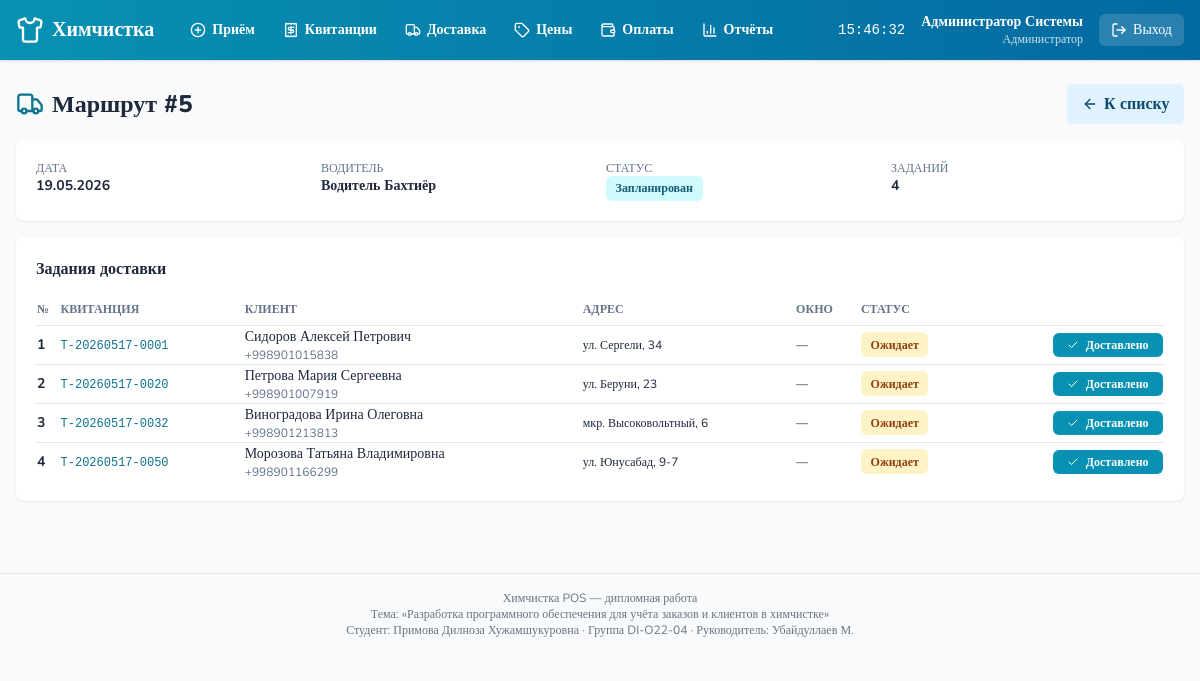
/delivery/route/5/ (signed in), run on the app's committed database.
### accounts/models.py (models this page shows, shortened)
class User(AbstractUser):
    ROLE_CHOICES = [
        ('admin', 'Администратор'),
        ('cashier', 'Кассир'),
        ('operator', 'Оператор'),
        ('driver', 'Водитель'),
    ]
    role = models.CharField('Роль', max_length=20, choices=ROLE_CHOICES, default='cashier')
    phone = models.CharField('Телефон', max_length=32, blank=True)
    full_name = models.CharField('ФИО', max_length=160, blank=True)
    class Meta:
        verbose_name = 'Пользователь'
        verbose_name_plural = 'Пользователи'
    def display_name(self):
        return self.full_name or self.get_full_name() or self.username

### delivery/models.py (models this page shows, shortened)
class DeliveryRoute(models.Model):
    STATUS_CHOICES = [
        ('planned', 'Запланирован'),
        ('in_progress', 'В пути'),
        ('completed', 'Завершён'),
    ]
    date = models.DateField('Дата', db_index=True)
    driver = models.ForeignKey(settings.AUTH_USER_MODEL, on_delete=models.PROTECT, related_name='routes', verbose_name='Водитель')
    status = models.CharField('Статус', max_length=12, choices=STATUS_CHOICES, default='planned')
    class Meta:
        verbose_name = 'Маршрут'
        verbose_name_plural = 'Маршруты доставки'
        ordering = ['-date']

class DeliveryAssignment(models.Model):
    STATUS_CHOICES = [
        ('pending', 'Ожидает'),
        ('delivered', 'Доставлено'),
        ('failed', 'Не доставлено'),
    ]
    route = models.ForeignKey(DeliveryRoute, on_delete=models.CASCADE, related_name='assignments', verbose_name='Маршрут')
    ticket = models.ForeignKey('intake.IntakeTicket', on_delete=models.PROTECT, related_name='deliveries', verbose_name='Квитанция')
    address = models.CharField('Адрес', max_length=255)
    time_window_start = models.TimeField('Окно с', null=True, blank=True)
    time_window_end = models.TimeField('Окно по', null=True, blank=True)
    order = models.PositiveSmallIntegerField('Порядок', default=0)
    status = models.CharField('Статус', max_length=12, choices=STATUS_CHOICES, default='pending')
    delivered_at = models.DateTimeField('Доставлено', null=True, blank=True)
    class Meta:
        verbose_name = 'Задание доставки'
        verbose_name_plural = 'Задания доставки'
        ordering = ['order']

### intake/models.py (models this page shows, shortened)
class IntakeTicket(models.Model):
    ticket_number = models.CharField('Номер квитанции', max_length=24, unique=True, db_index=True)
    customer = models.ForeignKey(Customer, on_delete=models.PROTECT, related_name='tickets', verbose_name='Клиент')
    cashier = models.ForeignKey(settings.AUTH_USER_MODEL, on_delete=models.PROTECT, related_name='tickets_taken', verbose_name='Кассир')
    status = models.CharField('Статус', max_length=20, choices=STATUS_CHOICES, default='received', db_index=True)
    received_at = models.DateTimeField('Принято', default=timezone.now)
    ready_by = models.DateTimeField('Готово к (план)', null=True, blank=True)
    ready_at = models.DateTimeField('Готово (факт)', null=True, blank=True)
    delivered_at = models.DateTimeField('Выдано', null=True, blank=True)
    pickup_method = models.CharField('Способ получения', max_length=12, choices=PICKUP_CHOICES, default='in_store')
    delivery_address = models.CharField('Адрес доставки', max_length=255, blank=True)
    notes = models.TextField('Заметки', blank=True)
    subtotal = models.DecimalField('Сумма', max_digits=12, decimal_places=2, default=Decimal('0'))
    discount = models.DecimalField('Скидка', max_digits=12, decimal_places=2, default=Decimal('0'))
    total = models.DecimalField('Итого', max_digits=12, decimal_places=2, default=Decimal('0'))
    amount_paid = models.DecimalField('Оплачено', max_digits=12, decimal_places=2, default=Decimal('0'))
    qr_image = models.ImageField('QR код', upload_to='qr/', blank=True, null=True)
    class Meta:
        verbose_name = 'Квитанция'
        verbose_name_plural = 'Квитанции'
        ordering = ['-received_at']

### customers/models.py (models this page shows, shortened)
class Customer(models.Model):
    phone = models.CharField('Телефон', max_length=32, unique=True, db_index=True)
    full_name = models.CharField('ФИО', max_length=160)
    address = models.CharField('Адрес', max_length=255, blank=True)
    notes = models.TextField('Заметки', blank=True)
    created_at = models.DateTimeField('Создан', auto_now_add=True)
    total_spent = models.DecimalField('Сумма покупок', max_digits=12, decimal_places=2, default=Decimal('0'))
    class Meta:
        verbose_name = 'Клиент'
        verbose_name_plural = 'Клиенты'
        ordering = ['-created_at']

### delivery/views.py (the view)
# urls.py: path('route/<int:pk>/', views.route_detail, name='route_detail'),
@login_required
def route_detail(request, pk):
    route = get_object_or_404(
        DeliveryRoute.objects.select_related('driver').prefetch_related('assignments__ticket__customer'),
        pk=pk,
    )
    assignments = route.assignments.all().order_by('order')
    return render(request, 'delivery/route_detail.html', {
        'route': route,
        'assignments': assignments,
    })

### core/context_processors.py (called while the page is built)
def bmi_metadata(request):
    return {
        'BMI_TOPIC': 'Разработка программного обеспечения для учёта заказов и клиентов в химчистке',
        'BMI_STUDENT': 'Примова Дилноза Хужамшукуровна',
        'BMI_GROUP': 'DI-O22-04',
        'BMI_SUPERVISOR': 'Убайдуллаев М.',
        'APP_NAME': 'Химчистка POS',
    }

### templates/delivery/route_detail.html (shortened to what this page needs)
{% extends 'base.html' %}
{% block content %}
<div class="flex items-center justify-between mb-4">
  <h1 class="text-2xl font-extrabold flex items-center gap-2"><i data-lucide="truck" class="w-7 h-7 text-cyan-700"></i> Маршрут #{{ route.pk }}</h1>
  <a href="{% url 'delivery:list' %}" class="btn btn-ghost"><i data-lucide="arrow-left" class="w-4 h-4"></i> К списку</a>
</div>
<div class="card mb-4">
  <div class="grid grid-cols-1 md:grid-cols-4 gap-3 text-sm">
    <div><div class="text-xs uppercase text-slate-500">Дата</div><div class="font-bold">{{ route.date|date:"d.m.Y" }}</div></div>
    <div><div class="text-xs uppercase text-slate-500">Водитель</div><div class="font-bold">{{ route.driver.display_name }}</div></div>
    <div><div class="text-xs uppercase text-slate-500">Статус</div><div><span class="chip bg-cyan-100 text-cyan-800">{{ route.get_status_display }}</span></div></div>
    <div><div class="text-xs uppercase text-slate-500">Заданий</div><div class="font-bold">{{ assignments.count }}</div></div>
  </div>
</div>
<div class="card">
  <h2 class="font-bold mb-3">Задания доставки</h2>
  <table class="w-full text-sm">
    <thead>
      <tr class="text-left text-xs uppercase text-slate-500 border-b">
        <th class="py-2">№</th><th>Квитанция</th><th>Клиент</th><th>Адрес</th><th>Окно</th><th>Статус</th><th></th>
      </tr>
    </thead>
    <tbody>
      {% for a in assignments %}
      {% include 'partials/delivery_row.html' %}
      {% empty %}
      <tr><td colspan="7" class="py-6 text-center text-slate-400">Нет заданий</td></tr>
      {% endfor %}
    </tbody>
  </table>
</div>
{% endblock %}

### templates/components/topbar.html
{% load static %}
<header class="bg-gradient-to-r from-cyan-600 to-sky-700 text-white shadow no-print">
  <div class="max-w-7xl mx-auto px-4 py-3 flex items-center gap-6">
    <a href="{% url 'pos:dashboard' %}" class="flex items-center gap-2 font-extrabold text-xl">
      <i data-lucide="shirt" class="w-7 h-7"></i>
      <span>Химчистка</span>
    </a>
    <nav class="flex items-center gap-1 flex-1 text-sm font-semibold">
      <a href="{% url 'intake:new' %}" class="px-3 py-2 rounded-md hover:bg-white/15 flex items-center gap-1.5">
        <i data-lucide="plus-circle" class="w-4 h-4"></i> Приём
      </a>
      <a href="{% url 'tickets:list' %}" class="px-3 py-2 rounded-md hover:bg-white/15 flex items-center gap-1.5">
        <i data-lucide="receipt" class="w-4 h-4"></i> Квитанции
      </a>
      <a href="{% url 'delivery:list' %}" class="px-3 py-2 rounded-md hover:bg-white/15 flex items-center gap-1.5">
        <i data-lucide="truck" class="w-4 h-4"></i> Доставка
      </a>
      <a href="{% url 'pricing:matrix' %}" class="px-3 py-2 rounded-md hover:bg-white/15 flex items-center gap-1.5">
        <i data-lucide="tag" class="w-4 h-4"></i> Цены
      </a>
      <a href="{% url 'payments:list' %}" class="px-3 py-2 rounded-md hover:bg-white/15 flex items-center gap-1.5">
        <i data-lucide="wallet" class="w-4 h-4"></i> Оплаты
      </a>
      <a href="{% url 'reports:daily' %}" class="px-3 py-2 rounded-md hover:bg-white/15 flex items-center gap-1.5">
        <i data-lucide="bar-chart-3" class="w-4 h-4"></i> Отчёты
      </a>
    </nav>
    <div class="flex items-center gap-4 text-sm">
      <span id="clock" class="font-mono"></span>
      <div class="text-right leading-tight">
        <div class="font-bold">{{ user.display_name }}</div>
        <div class="text-xs opacity-80">{{ user.get_role_display }}</div>
      </div>
      <form action="{% url 'logout' %}" method="post">{% csrf_token %}
        <button type="submit" class="bg-white/15 hover:bg-white/25 px-3 py-1.5 rounded-md text-sm flex items-center gap-1.5">
          <i data-lucide="log-out" class="w-4 h-4"></i> Выход
        </button>
      </form>
    </div>
  </div>
</header>

### templates/partials/delivery_row.html
<tr id="assign-{{ a.pk }}" class="border-b last:border-0">
  <td class="py-2 font-bold">{{ a.order }}</td>
  <td><a class="text-cyan-700 hover:underline font-mono text-xs" href="{% url 'tickets:detail' a.ticket.pk %}">{{ a.ticket.ticket_number }}</a></td>
  <td>{{ a.ticket.customer.full_name }}<div class="text-xs text-slate-500">{{ a.ticket.customer.phone }}</div></td>
  <td class="text-xs">{{ a.address }}</td>
  <td class="text-xs">{% if a.time_window_start %}{{ a.time_window_start|time:"H:i" }}–{{ a.time_window_end|time:"H:i" }}{% else %}—{% endif %}</td>
  <td>
    {% if a.status == 'delivered' %}<span class="chip bg-green-100 text-green-800">Доставлено</span>
    {% elif a.status == 'failed' %}<span class="chip bg-red-100 text-red-800">Не доставлено</span>
    {% else %}<span class="chip bg-amber-100 text-amber-800">Ожидает</span>{% endif %}
  </td>
  <td class="text-right">
    {% if a.status != 'delivered' %}
    <button class="btn btn-primary text-xs py-1"
            hx-post="{% url 'delivery:assignment_deliver' a.pk %}" hx-target="#assign-{{ a.pk }}" hx-swap="outerHTML"
            hx-headers='{"X-CSRFToken": "{{ csrf_token }}"}'>
      <i data-lucide="check" class="w-3 h-3"></i> Доставлено
    </button>
    {% endif %}
  </td>
</tr>

### templates/base.html (style rules this page uses)
body { font-family: 'Nunito', system-ui, sans-serif; }
.chip { display:inline-flex; align-items:center; padding:.15rem .6rem; border-radius:.375rem; font-weight:600; font-size:.75rem; }
.btn { display:inline-flex; align-items:center; gap:.4rem; padding:.5rem .9rem; border-radius:.375rem; font-weight:700; transition:all .15s; }
.btn-primary { background:#0891b2; color:white; }
.btn-ghost { background:#e0f2fe; color:#0c4a6e; }
.card { background:white; border-radius:.5rem; box-shadow:0 1px 3px rgba(0,0,0,.08); padding:1.25rem; }

### data on the page
User: display_name "Администратор Системы", role "Администратор"
DeliveryRoute: pk "5", date "19.05.2026", driver.display_name "Водитель Бахтиёр", status "Запланирован"
DeliveryAssignment: order "1", ticket.ticket_number "T-20260517-0001", ticket.customer.full_name "Сидоров Алексей Петрович", ticket.customer.phone "+998901015838", address "ул. Сергели, 34", status "Ожидает"
DeliveryAssignment: order "2", ticket.ticket_number "T-20260517-0020", ticket.customer.full_name "Петрова Мария Сергеевна", ticket.customer.phone "+998901007919", address "ул. Беруни, 23", status "Ожидает"
DeliveryAssignment: order "3", ticket.ticket_number "T-20260517-0032", ticket.customer.full_name "Виноградова Ирина Олеговна", ticket.customer.phone "+998901213813", address "мкр. Высоковольтный, 6", status "Ожидает"
DeliveryAssignment: order "4", ticket.ticket_number "T-20260517-0050", ticket.customer.full_name "Морозова Татьяна Владимировна", ticket.customer.phone "+998901166299", address "ул. Юнусабад, 9-7", status "Ожидает"

### other printed values
{{ assignments.count }} "4"
{{ BMI_TOPIC }} "Разработка программного обеспечения для учёта заказов и клиентов в химчистке"
{{ BMI_STUDENT }} "Примова Дилноза Хужамшукуровна"
{{ BMI_GROUP }} "DI-O22-04"
{{ BMI_SUPERVISOR }} "Убайдуллаев М."
